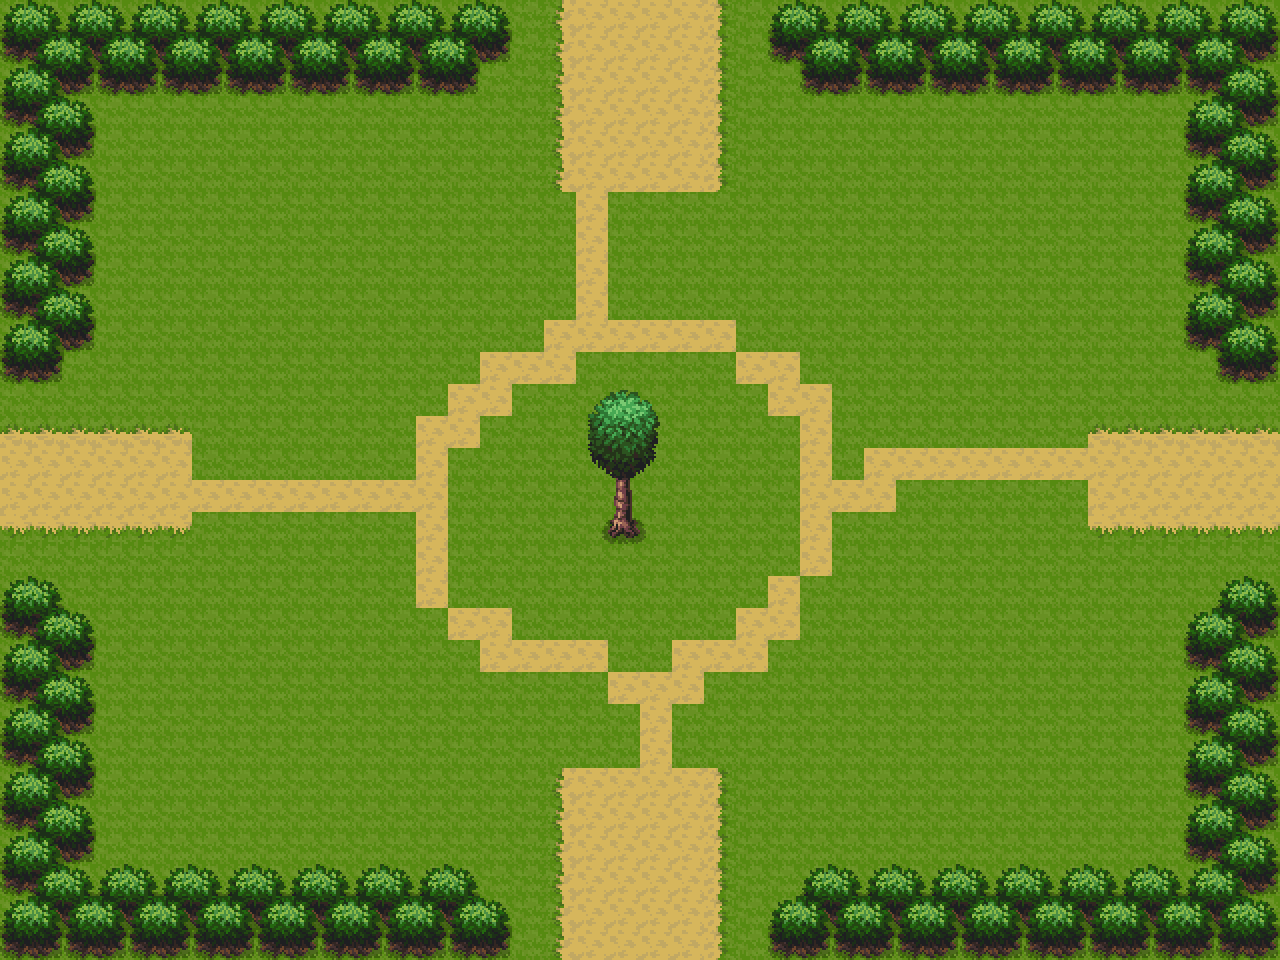

This is a level from a 2D game, rendered from its Tiled map with the project's own tilesets. A one-line summary and the map file follow, with tile-layer data summarised:
An orthogonal 40x30 tile map with 32x32 px tiles, 3 tile layers (Tile Layer 1, Tile Layer 2, Tile Layer 3).

<map version="1.5" tiledversion="1.7.2" orientation="orthogonal" renderorder="right-down" width="40" height="30" tilewidth="32" tileheight="32" infinite="0" nextlayerid="4" nextobjectid="1">
 <tileset firstgid="1" source="tilesets/!CL_DEMO_32x32.tsx" />
 <layer id="1" name="Tile Layer 1" width="40" height="30">
  <data>[1200 cells, 1200 non-empty, 6 distinct tile ids]</data>
 </layer>
 <layer id="2" name="Tile Layer 2" width="40" height="30">
  <data>[1200 cells, 386 non-empty, 30 distinct tile ids]</data>
 </layer>
 <layer id="3" name="Tile Layer 3" width="40" height="30">
  <data>[1200 cells, 0 non-empty, 0 distinct tile ids]</data>
 </layer>
</map>
